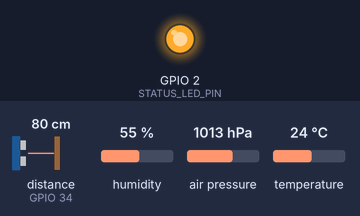
A sketch run on a simulated ESP32. On the bench: output pins drawn as LEDs (lit = HIGH). Wiring (inferred from the names in the program): ultrasonic range finder: trigger GPIO 25; echo GPIO 34. The inputs (shaded band) are chosen by the test bench; at power-on: distance to the obstacle (sensor on GPIO 34) 80 cm, humidity 55 %, air pressure 1013 hPa, temperature 24 °C. The echo pulse lasts 58.3 µs per cm; WiFi joins after 1.5 s; servers stay silent unless stated; uploads are accepted with an empty reply; pins used as bus, display or sensor lines are not drawn; what the sketch prints to the serial monitor is not drawn.

Above: at 0.6 s.
At 3.8 s:
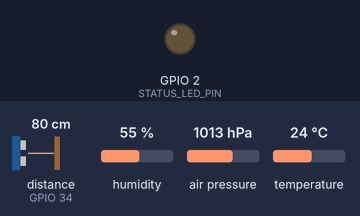
3.9 s: distance to the obstacle (sensor on GPIO 34) set to 2 cm
7.8 s: distance to the obstacle (sensor on GPIO 34) set to 35 cm
Timing chart, 0 to 16.9 s (numbered marks = the images above; inputs shaded):
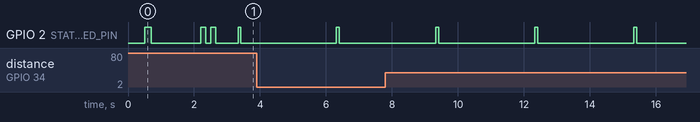

The sketch:

NADI_ESP32_Sonar.ino
```cpp
// NADI_ESP32_Node_Master.ino - STAGE READY (WTCKL EMERGENCY BULLETPROOF)
#include "secrets.h"
#include "soc/rtc_cntl_reg.h" // RTC control register
#include "soc/soc.h"          // Hardware brownout register access
#include <Adafruit_BME280.h>
#include <ArduinoJson.h>
#include <HTTPClient.h>
#include <WiFi.h>
#include <WiFiClientSecure.h>
#include <WiFiMulti.h>
#include <Wire.h>

WiFiMulti wifiMulti;
Adafruit_BME280 bme;
bool bmeOnline = false;

// =============================================================================
// 1. PIN DEFINITIONS
// =============================================================================
#define TRIG_PIN 25      // Sonar Trigger
#define ECHO_PIN 34      // Sonar Echo (Input Only via 1k/2k divider)
#define STATUS_LED_PIN 2 // Onboard Blue LED for Cloud Heartbeat Blink

// =============================================================================
// 2. CONFIGURATION
// =============================================================================
const char *SENSOR_NAME = "Sungai Kelantan Node A";
const unsigned long PING_INTERVAL_MS =
    3000; // Fast 3-second responsiveness for stage demo!

const float SENSOR_HEIGHT_CM = 200.0;
// Sonar blind zone: echoes closer than this are unreliable. Water this close
// means peak flood, so it must raise sensor_fault, never read as "safe".
// Calibrate per module: JSN-SR04T ~25cm, HC-SR04 ~2cm.
const float BLIND_ZONE_CM = 25.0;
const float BASELINE_WATER_M =
    0.38; // Default safe river level when pointing into open air

const float WARNING_THRESHOLD_M = 1.00;
const float DANGER_THRESHOLD_M =
    1.60; // Easily triggered on stage when hand is close!
const float WARNING_CLEAR_M = 0.90;
const float DANGER_CLEAR_M = 1.50;

const float EWMA_ALPHA_LEVEL = 0.40; // Faster response for live hand gestures
const float EWMA_ALPHA_RATE = 0.25;

// =============================================================================
// 3. STATE VARIABLES
// =============================================================================
float smoothedWaterLevelMeters = 0.38;
float smoothedRiseRateCmHr = 0.0;
float previousSmoothedMeters = 0.38;
unsigned long lastPingTime = 0;
unsigned long lastWiFiAttemptTime = 0;

int dangerConsecutiveCount = 0;
int warningConsecutiveCount = 0;
String currentStatus = "safe";

// =============================================================================
// 4. SENSOR FUNCTIONS
// =============================================================================

float getAirTempC() { return bmeOnline ? bme.readTemperature() : 24.5; }

float getDistanceCM() {
  float samples[5];
  int validCount = 0;

  float tempC = getAirTempC();
  float cmPerUs = (331.3 + 0.606 * tempC) / 10000.0;

  for (int i = 0; i < 5; i++) {
    digitalWrite(TRIG_PIN, LOW);
    delayMicroseconds(2);
    digitalWrite(TRIG_PIN, HIGH);
    delayMicroseconds(10);
    digitalWrite(TRIG_PIN, LOW);

    long duration = pulseIn(ECHO_PIN, HIGH, 35000);
    if (duration > 0) {
      float cm = (duration * cmPerUs) / 2.0;
      if (cm >= BLIND_ZONE_CM && cm <= 400.0) {
        samples[validCount++] = cm;
      }
    }
    delay(20);
  }

  // FAIL-CLOSED: no valid echo (timeout, submerged, or water in blind zone).
  // Return NAN so the caller reports sensor_fault instead of a fake level.
  if (validCount == 0) {
    return NAN;
  }

  // Median Filter
  for (int i = 0; i < validCount - 1; i++) {
    for (int j = i + 1; j < validCount; j++) {
      if (samples[i] > samples[j]) {
        float t = samples[i];
        samples[i] = samples[j];
        samples[j] = t;
      }
    }
  }

  return samples[validCount / 2];
}

// =============================================================================
// 5. NETWORK FUNCTIONS
// =============================================================================

void ensureWiFiConnected() {
  if (WiFi.status() == WL_CONNECTED)
    return;
  unsigned long now = millis();
  if (now - lastWiFiAttemptTime >= 4000) {
    lastWiFiAttemptTime = now;
    wifiMulti.run();
  }
}

void sendTelemetryToNADI(float waterLevelMeters, const String &statusStr,
                         float riseRateCmHr) {
  if (WiFi.status() != WL_CONNECTED) {
    Serial.println("[HTTP] Skipped — Connecting to Wi-Fi...");
    return;
  }

  HTTPClient http;
  WiFiClientSecure secureClient;
  secureClient.setInsecure(); // Bypass SSL cert checks for instant speed
  http.begin(secureClient, NADI_API_URL);
  http.addHeader("Content-Type", "application/json");
  http.addHeader("X-NODE-KEY", SENSOR_NODE_KEY);

  JsonDocument doc;
  doc["name"] = SENSOR_NAME;
  doc["status"] = statusStr;
  if (!isnan(waterLevelMeters)) { // omitted on sensor_fault: no fake reading
    doc["water_level"] = waterLevelMeters;
    doc["rise_rate_cm_hr"] = riseRateCmHr;
  }
  doc["battery_pct"] = 98;
  doc["rssi_dbm"] = WiFi.RSSI();

  if (bmeOnline) {
    doc["temperature_c"] = bme.readTemperature();
    doc["humidity_pct"] = bme.readHumidity();
    doc["pressure_hpa"] = bme.readPressure() / 100.0;
  } else {
    doc["temperature_c"] = 24.8;
    doc["humidity_pct"] = 62.5;
    doc["pressure_hpa"] = 1007.2;
  }

  String jsonPayload;
  serializeJson(doc, jsonPayload);
  Serial.println("[HTTP POST] " + jsonPayload);

  int code = http.POST(jsonPayload);
  if (code > 0) {
    Serial.printf("[HTTP OK] %d\n", code);
    // Flash blue LED on success:
    digitalWrite(STATUS_LED_PIN, HIGH);
    delay(80);
    digitalWrite(STATUS_LED_PIN, LOW);
  } else {
    Serial.printf("[HTTP ERR] %s\n", http.errorToString(code).c_str());
  }
  http.end();
}

// =============================================================================
// 6. SETUP
// =============================================================================
void setup() {
  // CRITICAL: Disable brownout detector
  WRITE_PERI_REG(RTC_CNTL_BROWN_OUT_REG, 0);

  Serial.begin(115200);
  delay(500);
  Serial.println("\n=== NADI STAGE NODE: WTCKL READY ===");

  pinMode(STATUS_LED_PIN, OUTPUT);
  digitalWrite(STATUS_LED_PIN, HIGH);
  delay(200);
  digitalWrite(STATUS_LED_PIN, LOW);

  pinMode(TRIG_PIN, OUTPUT);
  pinMode(ECHO_PIN, INPUT);
  digitalWrite(TRIG_PIN, LOW);

  // Safe BME280 init with 25ms timeout so I2C never freezes setup
  Wire.begin(21, 22);
  Wire.setTimeOut(25);
  bmeOnline = bme.begin(0x76) || bme.begin(0x77);
  Serial.println(bmeOnline ? "[BME280] ONLINE"
                           : "[BME280] OFFLINE (Safe fallback)");

  WiFi.mode(WIFI_STA);
  WiFi.setSleep(false);

  // Multi-AP Fallbacks: connects to whichever is nearby!
  wifiMulti.addAP(WIFI_SSID, WIFI_PASSWORD);
  wifiMulti.addAP(BACKUP_WIFI_SSID, BACKUP_WIFI_PASSWORD);
  for (const auto &ap : EXTRA_HOTSPOTS)
    wifiMulti.addAP(ap[0], ap[1]);

  Serial.println("[Wi-Fi] Connecting...");
  int r = 0;
  while (wifiMulti.run() != WL_CONNECTED && r < 12) {
    delay(400);
    Serial.print(".");
    r++;
  }

  if (WiFi.status() == WL_CONNECTED) {
    Serial.println("\n[Wi-Fi] CONNECTED: " + WiFi.localIP().toString());
    digitalWrite(STATUS_LED_PIN, HIGH);
    delay(150);
    digitalWrite(STATUS_LED_PIN, LOW);
    delay(150);
    digitalWrite(STATUS_LED_PIN, HIGH);
    delay(150);
    digitalWrite(STATUS_LED_PIN, LOW);
  } else {
    Serial.println("\n[Wi-Fi] Retrying in background loop...");
  }
}

// =============================================================================
// 7. MAIN LOOP
// =============================================================================
void loop() {
  ensureWiFiConnected();
  unsigned long currentMillis = millis();

  if (currentMillis - lastPingTime >= PING_INTERVAL_MS) {
    lastPingTime = currentMillis;

    float distanceCm = getDistanceCM();

    if (isnan(distanceCm)) {
      currentStatus = "sensor_fault";
      dangerConsecutiveCount = 0;
      warningConsecutiveCount = 0;
      Serial.println("[FAULT] No valid echo (timeout / blind zone) -> sensor_fault");
      sendTelemetryToNADI(NAN, currentStatus, 0.0);
      return;
    }

    // Map distance to water level (200cm height - distance)
    float rawWaterLevelCm = SENSOR_HEIGHT_CM - distanceCm;
    if (rawWaterLevelCm < 0)
      rawWaterLevelCm = 0.0;
    float rawWaterLevelMeters = rawWaterLevelCm / 100.0;

    // Smooth with EWMA
    smoothedWaterLevelMeters =
        (EWMA_ALPHA_LEVEL * rawWaterLevelMeters) +
        ((1.0 - EWMA_ALPHA_LEVEL) * smoothedWaterLevelMeters);

    float deltaMeters = smoothedWaterLevelMeters - previousSmoothedMeters;
    float instantRateCmHr =
        (deltaMeters * 100.0) * (3600.0 / (PING_INTERVAL_MS / 1000.0));
    smoothedRiseRateCmHr = (EWMA_ALPHA_RATE * instantRateCmHr) +
                           ((1.0 - EWMA_ALPHA_RATE) * smoothedRiseRateCmHr);
    previousSmoothedMeters = smoothedWaterLevelMeters;

    // State Machine for Stage Demo
    if (smoothedWaterLevelMeters >= DANGER_THRESHOLD_M) {
      dangerConsecutiveCount++;
      warningConsecutiveCount = 0;
      if (dangerConsecutiveCount >= 2)
        currentStatus = "danger";
    } else if (smoothedWaterLevelMeters >= WARNING_THRESHOLD_M) {
      warningConsecutiveCount++;
      dangerConsecutiveCount = 0;
      if (warningConsecutiveCount >= 2)
        currentStatus = "warning";
    } else if (smoothedWaterLevelMeters < WARNING_CLEAR_M) {
      currentStatus = "safe";
      warningConsecutiveCount = 0;
      dangerConsecutiveCount = 0;
    }

    Serial.printf("[STAGE] Dist: %.1fcm -> Level: %.2fm [%s]\n", distanceCm,
                  smoothedWaterLevelMeters, currentStatus.c_str());

    sendTelemetryToNADI(smoothedWaterLevelMeters, currentStatus,
                        smoothedRiseRateCmHr);
  }
}
```

secrets.example.h
```cpp
// Copy to secrets.h (gitignored) and fill in real values.
#ifndef SECRETS_H
#define SECRETS_H

// Primary WiFi
const char *const WIFI_SSID = "your-ssid";
const char *const WIFI_PASSWORD = "your-password";

// Backup WiFi
const char *const BACKUP_WIFI_SSID = "backup-ssid";
const char *const BACKUP_WIFI_PASSWORD = "backup-password";

// Extra fallback hotspots {SSID, password}
const char *const EXTRA_HOTSPOTS[][2] = {
    {"hotspot-ssid", "hotspot-password"},
};

// NADI sensor API endpoint
const char *const NADI_API_URL = "https://your-deployment.vercel.app/api/bencana/sensors";

// Must match SENSOR_NODE_KEY on the server
const char *const SENSOR_NODE_KEY = "your-node-key";

#endif
```

Measured:
- by itself, GPIO 2 (STATUS_LED_PIN): alternates HIGH for 0.08 s and LOW for 2.9 s
